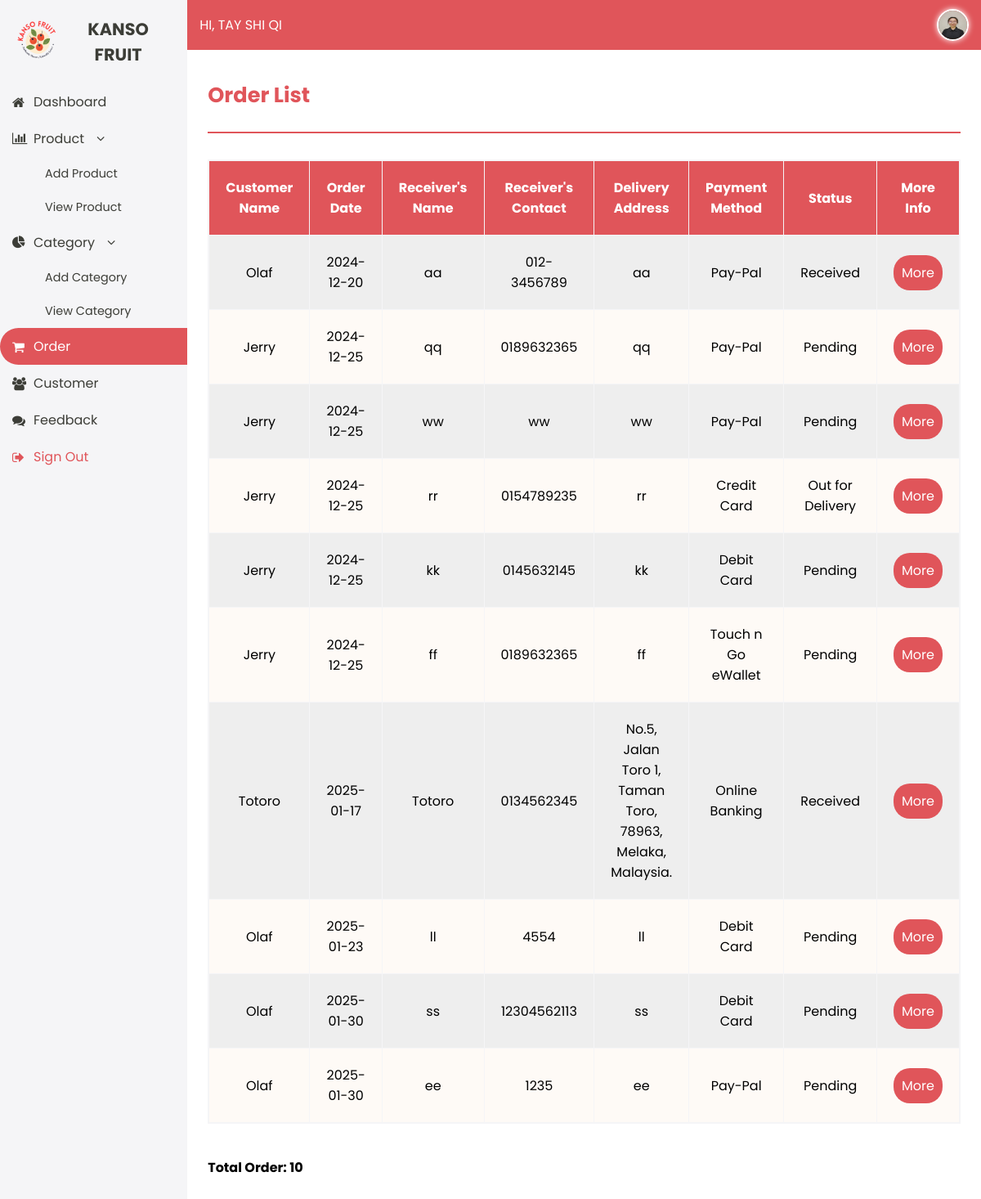
Screenshot of /view_order.php (signed in) with the database file from the repository.
### tables this page shows
CREATE TABLE `admintbl` (
  `admin_id` int(11) NOT NULL,
  `admin_name` varchar(200) NOT NULL,
  `admin_email` varchar(100) NOT NULL,
  `admin_password` char(35) NOT NULL,
  `admin_contact` char(15) NOT NULL,
  `admin_gender` char(7) NOT NULL,
  `admin_image` varchar(150) NOT NULL
);

CREATE TABLE `ordertbl` (
  `order_id` int(11) NOT NULL,
  `order_date` date NOT NULL,
  `order_receiver_name` varchar(150) NOT NULL,
  `order_receiver_contact` char(15) NOT NULL,
  `order_delivery_address` text NOT NULL,
  `order_delivery_date` date NOT NULL,
  `order_payment_method` varchar(100) NOT NULL,
  `order_status` varchar(20) NOT NULL,
  `cust_id` int(11) NOT NULL
);

CREATE TABLE `customertbl` (
  `cust_id` int(11) NOT NULL,
  `cust_name` varchar(150) NOT NULL,
  `cust_email` varchar(150) NOT NULL,
  `cust_password` char(35) NOT NULL,
  `cust_contact` char(15) NOT NULL,
  `cust_gender` char(7) NOT NULL,
  `cust_dob` date NOT NULL,
  `cust_join_date` date NOT NULL,
  `cust_image` varchar(150) NOT NULL
);

### view_order.php (the view, shortened to what this page needs)
<?php
include "config.php";
$sess_aid = $_SESSION["sess_aid"];
$get_admin = mysqli_query($conn, "select * from admintbl where admin_id=$sess_aid");
$admin_rec = mysqli_fetch_assoc($get_admin );
?>
<!DOCTYPE HTML>
<html>
	<head>
		<link rel="stylesheet" href="css/admin_design.css" />
		<link rel="stylesheet" href="https://cdnjs.cloudflare.com/ajax/libs/font-awesome/4.7.0/css/font-awesome.min.css">
	</head>
	<body>
	<div id="body">
		<div id="leftnav">
			<div id="logo">
				<div class="one">
					<a href="index.html"><img src="images/logo.png" title="Kanso Fruits" alt="Kanso Fruits Logo" /></a>
				</div>
				<div class="two">
					<a href="index.html">Kanso Fruit</a>
				</div>
			</div>
			<div id="sidenav">
				<p><a href="admin_dashboard.php"><i class="fa fa-home"></i>Dashboard</a></p>
				<p class="three"><i class="fa fa-bar-chart"></i>Product<i class="fa fa-angle-down"></i></p>
					<p class="angle"><a href="add_product.php">Add Product</a></p>
					<p class="angle"><a href="view_product.php">View Product</a></p>
				<p class="three"><i class="fa fa-pie-chart"></i>Category<i class="fa fa-angle-down"></i></p>
					<p class="angle"><a href="add_category.php">Add Category</a></p>
					<p class="angle"><a href="view_category.php">View Category</a></p>
				<p><span style="background-color:#e0555a; color:white; border-radius:40px 0px 0px 40px; cursor:pointer; display:flex;
				align-items:center; padding:10px 15px;"><i class="fa fa-shopping-cart"></i>Order</span></p>
				<p><a href="view_customer.php"><i class="fa fa-users"></i>Customer</a></p>
				<p><a href="view_feedback.php"><i class="fa fa-comments"></i>Feedback</a></p>
				<p style="color:#e0555a;"><a href="admin_logout.php"><i class="fa fa-sign-out"></i>Sign Out</a></p>
			</div>
		</div>
		<div id="rightnav">
			<div id="top">
				<div class="halo">
					<p>Hi, <?php echo $admin_rec['admin_name']; ?></p>
				</div>
				<div class="profile">
					<a href="admin_profile.php">
						<?php
							if ($admin_rec["admin_image"] == "")
							{
								$filename = "admin_image/profile.png";
							}
							else
							{
								$filename = "admin_image/".$admin_rec["admin_image"];
							}
							echo "<img src='".$filename."'>";
						?>
					</a>
				</div>
			</div>
			<div id="down">
				<div class="table">
					<h3>Order List</h3>
					<hr>
					<?php
					$get_order = mysqli_query($conn, "select * from ordertbl, customertbl where ordertbl.cust_id=customertbl.cust_id");
					$count = mysqli_num_rows($get_order);
					if ($count == 0)
					{
						echo "<p>No order records found.</p>";
					}
					else
					{
						echo "<table border='1px' class= 'product-table'>";
						echo "<tr>";
						echo "<th>Customer Name</th>";
						echo "<th>Order Date</th>";
						echo "<th>Receiver's Name</th>";
						echo "<th>Receiver's Contact</th>";
						echo "<th>Delivery Address</th>";
						echo "<th>Payment Method</th>";
						echo "<th>Status</th>";
						echo "<th>More Info</th>";
						echo "</tr>";
						while($rec = mysqli_fetch_assoc($get_order))
						{
							$ordid = $rec["order_id"];
							echo "<tr>";
							echo "<td class='viewcustinfo'><a href='view_customer_detail.php?view_pk=".$rec['cust_id']."'>".$rec["cust_name"]."</a></td>";
							echo "<td>".$rec["order_date"]."</td>";
							echo "<td>".$rec["order_receiver_name"]."</td>";
							echo "<td>".$rec["order_receiver_contact"]."</td>";
							echo "<td>".$rec["order_delivery_address"]."</td>";
							echo "<td>".$rec["order_payment_method"]."</td>";
							echo "<td>".$rec["order_status"]."</td>";
							echo "<td><a href='view_order_details.php?order_id=$ordid'>More</a></td>";
							echo "</tr>";
						}
					}
					echo "</table>";
					echo "<br>";
					echo "<p><b>Total Order: $count</b></p>";
					?>
				</div>
			</div>
		</div>
	</div>
	</body>
</html>

### css/admin_design.css (style rules this page uses)
body { margin:0; padding:0; font-family:'Poppins', sans-serif; background-color:#F5F5F7; }
a { text-decoration:none; color:inherit; }
#body { display:flex; height:100vh; }
#leftnav { width:250px; background-color:#F5F5F7; color:#3C3D37; display:flex; flex-direction:column; }
#logo { display:flex; align-items:center; justify-content:center; padding:20px; text-align:center; }
#logo .one img { width:50px; height:50px; margin-right:10px; }
#logo .two a { font-size:1.3em; font-weight:bold; color:#3C3D37; text-transform:uppercase; }
#sidenav a { display:flex; align-items:center; padding:10px 15px; cursor:pointer; }
#sidenav p.three { margin:10px 0px; }
#sidenav p.three i { margin:0px 16px 0px 15px; }
#sidenav p i { margin-right:16px; width:10px; }
#sidenav p { margin:0; font-size:1em; }
#sidenav p.angle { font-size:0.9em; margin-left:40px; }
#rightnav { flex:1; display:flex; flex-direction:column; }
#top { display:flex; background-color:#e0555a; padding:2px 15px; justify-content:space-between; align-items:center; color:#fff; }
#top .halo { font-size:16px; text-transform:uppercase; }
#top .profile img { width:35px; height:35px; border-radius:100%; border:2px solid white; box-shadow:0px 0px 7px white; margin-top:7px; }
#down { flex:1; padding:10px; background-color:white; overflow-y:auto; }
.table { padding:0px 15px; box-sizing:border-box; width:100%; }
.table h3 { font-size:1.6em; color:#e0555a; font-family:; }
.table hr { border:1px solid #e0555a; margin-bottom:2em; }
.table .product-table { width:100%; border-collapse:collapse; text-align:center; border:2px solid #F5F5F7; }
.table .product-table th { padding:20px; background-color:#e0555a; color:white; }
.table .product-table td { padding:20px; }
.table .product-table tr:nth-child(even) { background-color:#eeeeee; }
.table .product-table tr:nth-child(odd) { background-color:#FEFAF6; }
.table .product-table td a { text-decoration:none; padding:10px; border-radius:20px; color:#fff; background-color:#e0555a; }

### view_order.php (style rules this page uses)
td.viewcustinfo a { padding:0px !important; text-decoration:none !important; border-radius:0 !important; color:black !important; background-color:transparent !important; }

### rows the page displays
admintbl: admin_name "TAY SHI QI", admin_image (picture)
ordertbl: cust.cust_name "Olaf", order_date "2024-12-20", order_receiver_name "aa", order_receiver_contact "012-3456789", order_delivery_address "aa", order_payment_method "Pay-Pal", order_status "Received"
ordertbl: cust.cust_name "Jerry", order_date "2024-12-25", order_receiver_name "qq", order_receiver_contact "0189632365", order_delivery_address "qq", order_payment_method "Pay-Pal", order_status "Pending"
ordertbl: cust.cust_name "Jerry", order_date "2024-12-25", order_receiver_name "ww", order_receiver_contact "ww", order_delivery_address "ww", order_payment_method "Pay-Pal", order_status "Pending"
ordertbl: cust.cust_name "Jerry", order_date "2024-12-25", order_receiver_name "rr", order_receiver_contact "0154789235", order_delivery_address "rr", order_payment_method "Credit Card", order_status "Out for Delivery"
ordertbl: cust.cust_name "Jerry", order_date "2024-12-25", order_receiver_name "kk", order_receiver_contact "0145632145", order_delivery_address "kk", order_payment_method "Debit Card", order_status "Pending"
ordertbl: cust.cust_name "Jerry", order_date "2024-12-25", order_receiver_name "ff", order_receiver_contact "0189632365", order_delivery_address "ff", order_payment_method "Touch n Go eWallet", order_status "Pending"
ordertbl: cust.cust_name "Totoro", order_date "2025-01-17", order_receiver_name "Totoro", order_receiver_contact "0134562345", order_delivery_address "No.5, Jalan Toro 1, Taman Toro, 78963, Melaka, Malaysia.", order_payment_method "Online Banking", order_status "Received"
ordertbl: cust.cust_name "Olaf", order_date "2025-01-23", order_receiver_name "ll", order_receiver_contact "4554", order_delivery_address "ll", order_payment_method "Debit Card", order_status "Pending"
ordertbl: cust.cust_name "Olaf", order_date "2025-01-30", order_receiver_name "ss", order_receiver_contact "12304562113", order_delivery_address "ss", order_payment_method "Debit Card", order_status "Pending"
ordertbl: cust.cust_name "Olaf", order_date "2025-01-30", order_receiver_name "ee", order_receiver_contact "1235", order_delivery_address "ee", order_payment_method "Pay-Pal", order_status "Pending"

### other values shown
$count "10"
